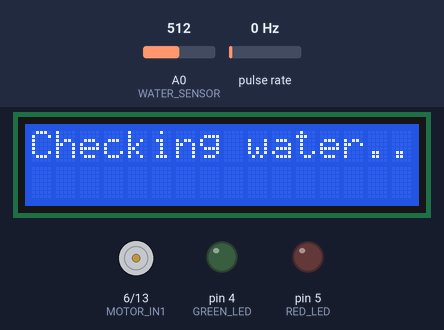
Simulated run of this sketch. Board: Arduino Uno, built with avr-gcc and run on an emulated ATmega328P. On the bench: 16×2 character LCD, motor-driver pin pairs drawn as motors (green arrow = first pin HIGH = forward, orange = second pin HIGH = backward, longer = more drive, scaled by the enable pin), output pins drawn as LEDs (lit = HIGH). Wiring (inferred from the names in the program): pulse sensor: data pin 2. The test bench sets the inputs (shaded band); at power-on: A0 (WATER_SENSOR) = 512, pulse rate 0 Hz. What the sketch prints to the serial monitor is not drawn.

Above: at 1.1 s.
At 9.9 s:
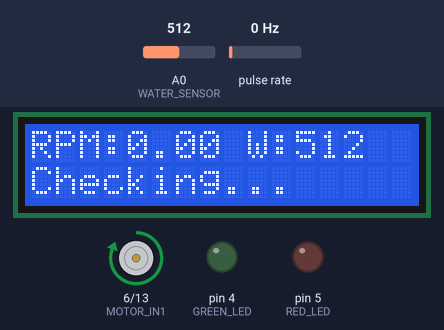
10.0 s: A0 (WATER_SENSOR) set to 108
At 11.2 s:
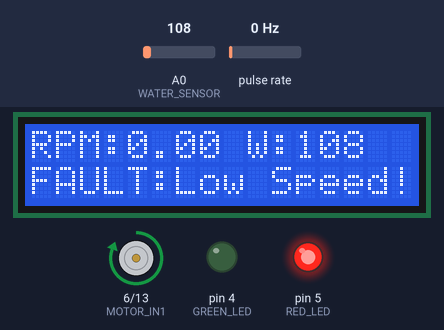
11.8 s: A0 (WATER_SENSOR) set to 95
At 12.3 s:
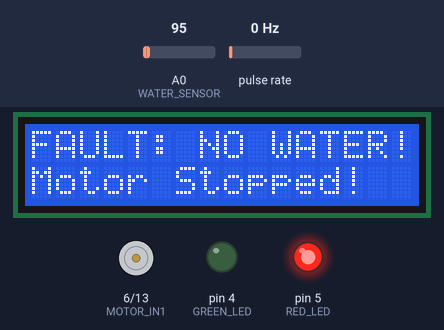
Timing chart, 0 to 14.8 s (numbered marks = the images above; inputs shaded):
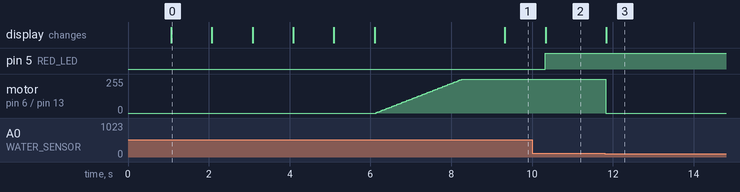

Measured:
- the behaviour switches between 100 and 99 on A0 (WATER_SENSOR) (found by bisection; images 2 and 3)
- after the input at 10.0 s, the display: changes after 0.34 s (image 2)
- after the input at 11.8 s, motor on pin 6 (MOTOR_IN1) / pin 13 (MOTOR_IN2): forward 255/255 → stopped at once; the display: changes at once (image 3)
- what the display in image 0 shows lasts 1.0 s, from 1.1 s to 2.1 s

The sketch:

tier1.ino
```cpp
#include <LiquidCrystal.h>

// LCD pins
LiquidCrystal lcd(7, 8, 9, 10, 11, 12);

// Motor pins
#define MOTOR_EN  3
#define MOTOR_IN1 6
#define MOTOR_IN2 13

// LED pins
#define GREEN_LED 4
#define RED_LED   5

// Encoder pin
#define ENCODER_PIN 2

// Water sensor pin
#define WATER_SENSOR A0

// RPM calculation
volatile int pulseCount = 0;
float rpm = 0;
float maxRPM = 0;
float targetRPM = 0;
unsigned long lastTime = 0;
unsigned long rampStartTime = 0;
bool waterFault = false;

void countPulse() {
  pulseCount++;
}

void stopMotor() {
  analogWrite(MOTOR_EN, 0);
  digitalWrite(MOTOR_IN1, LOW);
  digitalWrite(MOTOR_IN2, LOW);
}

void setup() {
  Serial.begin(9600);

  // LCD setup
  lcd.begin(16, 2);
  lcd.setCursor(0, 0);
  lcd.print("Firebird-1");
  lcd.setCursor(0, 1);
  lcd.print("System Ready");
  delay(1000);

  // Motor pins
  pinMode(MOTOR_EN,  OUTPUT);
  pinMode(MOTOR_IN1, OUTPUT);
  pinMode(MOTOR_IN2, OUTPUT);

  // LED pins
  pinMode(GREEN_LED, OUTPUT);
  pinMode(RED_LED,   OUTPUT);

  digitalWrite(GREEN_LED, LOW);
  digitalWrite(RED_LED,   LOW);

  // Encoder
  pinMode(ENCODER_PIN, INPUT_PULLUP);
  attachInterrupt(digitalPinToInterrupt(ENCODER_PIN), countPulse, RISING);

  // Motor direction
  digitalWrite(MOTOR_IN1, HIGH);
  digitalWrite(MOTOR_IN2, LOW);

  // CHECK WATER BEFORE STARTING
  lcd.clear();
  lcd.setCursor(0, 0);
  lcd.print("Checking water..");
  delay(1000);

  int waterLevel = analogRead(WATER_SENSOR);
  Serial.print("Water Level: ");
  Serial.println(waterLevel);

  if (waterLevel < 100) {
    // NO WATER
    waterFault = true;
    digitalWrite(RED_LED, HIGH);
    lcd.clear();
    lcd.setCursor(0, 0);
    lcd.print("FAULT: NO WATER!");
    lcd.setCursor(0, 1);
    lcd.print("Add water first!");
    Serial.println("FAULT: No water!");
    while (true) {
      delay(1000);
    }
  } else {
    // WATER OK
    lcd.clear();
    lcd.setCursor(0, 0);
    lcd.print("Water: OK!");
    lcd.setCursor(0, 1);
    lcd.print("Proceeding...");
    Serial.println("Water OK!");
    delay(1000);
  }

  // 3 second countdown
  for (int i = 3; i > 0; i--) {
    lcd.clear();
    lcd.setCursor(0, 0);
    lcd.print("Launch in:");
    lcd.setCursor(0, 1);
    lcd.print(i);
    lcd.print(" seconds...");
    Serial.print("Countdown: ");
    Serial.println(i);
    delay(1000);
  }

  // Ramping up
  lcd.clear();
  lcd.setCursor(0, 0);
  lcd.print("Ramping up...");
  lcd.setCursor(0, 1);
  lcd.print("Speed: 0");
  Serial.println("Ramping up motor...");

  // Slow ramp up over 2 seconds
  for (int speed = 0; speed <= 255; speed += 5) {
    analogWrite(MOTOR_EN, speed);

    detachInterrupt(digitalPinToInterrupt(ENCODER_PIN));
    float rampRPM = (pulseCount / 20.0) * 60.0;
    pulseCount = 0;
    attachInterrupt(digitalPinToInterrupt(ENCODER_PIN), countPulse, RISING);

    lcd.setCursor(0, 1);
    lcd.print("Speed:");
    lcd.print(rampRPM);
    lcd.print("    ");

    if (rampRPM > maxRPM) maxRPM = rampRPM;
    delay(40);
  }

  targetRPM = maxRPM * 0.75;
  Serial.print("Max RPM: ");
  Serial.println(maxRPM);
  Serial.print("Target 75%: ");
  Serial.println(targetRPM);

  rampStartTime = millis();
  lastTime = millis();
}

void loop() {

  // Check water every loop
  int waterLevel = analogRead(WATER_SENSOR);
  Serial.print("Water: ");
  Serial.println(waterLevel);

  if (waterLevel < 100 && !waterFault) {
    waterFault = true;
    stopMotor();
    digitalWrite(RED_LED, HIGH);
    digitalWrite(GREEN_LED, LOW);
    lcd.clear();
    lcd.setCursor(0, 0);
    lcd.print("FAULT: NO WATER!");
    lcd.setCursor(0, 1);
    lcd.print("Motor Stopped!");
    Serial.println("FAULT: Water lost!");
  }

  // If water fault stop everything
  if (waterFault) return;

  // RPM every second
  if (millis() - lastTime >= 1000) {

    detachInterrupt(digitalPinToInterrupt(ENCODER_PIN));
    rpm = (pulseCount / 20.0) * 60.0;
    pulseCount = 0;
    lastTime = millis();

    Serial.print("RPM: ");
    Serial.println(rpm);

    // Show water level and RPM on LCD
    lcd.clear();
    lcd.setCursor(0, 0);
    lcd.print("RPM:");
    lcd.print(rpm);
    lcd.print(" W:");
    lcd.print(waterLevel);

    unsigned long elapsed = millis() - rampStartTime;

    if (rpm >= targetRPM && targetRPM > 0) {
      digitalWrite(GREEN_LED, HIGH);
      digitalWrite(RED_LED, LOW);
      lcd.setCursor(0, 1);
      lcd.print("Status: GOOD!");
      Serial.println("Status: GOOD!");

    } else if (elapsed <= 2000) {
      lcd.setCursor(0, 1);
      lcd.print("Checking...");

    } else if (elapsed > 2000 && elapsed <= 7000) {
      digitalWrite(RED_LED, HIGH);
      digitalWrite(GREEN_LED, LOW);
      lcd.setCursor(0, 1);
      lcd.print("FAULT:Low Speed!");
      Serial.println("FAULT: Low Speed!");

    } else if (elapsed > 7000) {
      digitalWrite(RED_LED, HIGH);
      digitalWrite(GREEN_LED, LOW);
      lcd.setCursor(0, 1);
      lcd.print("MOTOR FAILED!");
      Serial.println("MOTOR FAILED!");
    }

    attachInterrupt(digitalPinToInterrupt(ENCODER_PIN), countPulse, RISING);
  }
}
```

tier2.ino
```cpp

```
